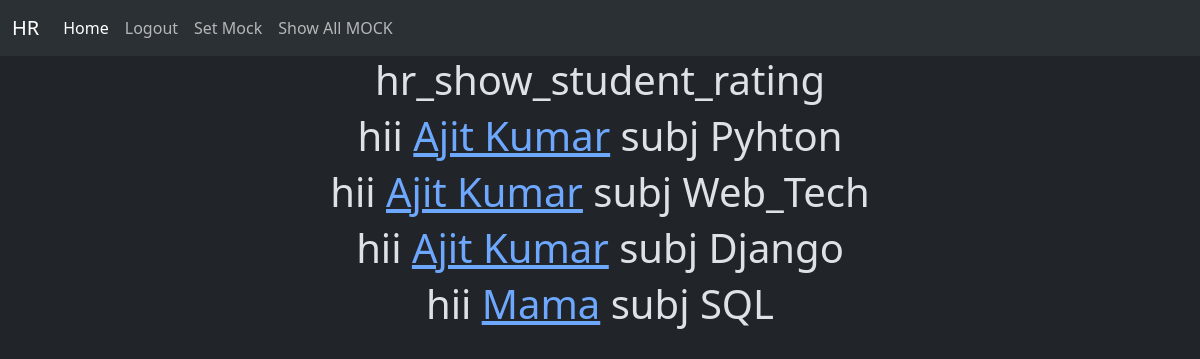
/hr/hr_show_student_ratings/ (signed in), run on the app's committed database.
### HR/models.py (models this page shows, shortened)
class Student_Ratings_Data(models.Model):
    subjects=[
        ('Pyhton',"Pyhton"),
        ('java',"java"),
        ('Web_Tech',"Web_Tech"),
        ('SQL',"SQL"),
        ('Django',"Django"),
        ('JS',"JS"),
        ('RESTAPI',"RESTAPI"),
    ]
    marks_ratings =[
        ("*","*"),
        ("1","1"),
        ("2","2"),
        ("3","3"),
    ]
    student = models.ForeignKey(User, on_delete=models.CASCADE, related_name="students")
    subject = models.CharField( max_length=50,choices=subjects)
    communication = models.CharField( max_length=50, choices=marks_ratings , default=1 )
    technical = models.CharField( max_length=50, choices=marks_ratings, default=1)
    programming = models.CharField( max_length=50, choices=marks_ratings, default=1 )
    remarks =models.CharField( max_length=550)
    conducted_by = models.ForeignKey(User, on_delete=models.CASCADE)
    conducted_on=models.DateField( auto_now=True, auto_now_add=False)

### HR/views.py (the view)
    def inner(request, *args, **kwargs):
        hr_username = request.session.get("hr_username")
        if hr_username:
            return func(request,*args,**kwargs)
        return HttpResponseRedirect(reverse('hr_login'))

### HR/views.py (called while the page is built)
def hr_login_requried(func):
    def inner(request, *args, **kwargs):
        hr_username = request.session.get("hr_username")
        if hr_username:
            return func(request,*args,**kwargs)
        return HttpResponseRedirect(reverse('hr_login'))
    return inner

@hr_login_requried
def hr_show_student_ratings(request):
    ASRO=Student_Ratings_Data.objects.all()
    d={'ASRO':ASRO}
    return render(request,'hr/hr_show_student_ratings.html',d)

### templates/hr/hr_show_student_ratings.html (shortened to what this page needs)
{% extends "hr/base.html" %}
{% block content %}
<center>
    <h1>
        hr_show_student_rating
    </h1>
    {% if ASRO %}
    {% for student in ASRO  %}
    <h1>hii <a href="{% url 'hr_show_student_ratings_indi' student.pk %}"> {{student.student.first_name}}</a> subj {{student.subject}}</h1>
    {% endfor %}
    {% endif %}
</center>
{% endblock content %}

### data on the page
Student_Ratings_Data: student.first_name "Ajit Kumar", subject "Pyhton"
Student_Ratings_Data: student.first_name "Ajit Kumar", subject "Web_Tech"
Student_Ratings_Data: student.first_name "Ajit Kumar", subject "Django"
Student_Ratings_Data: student.first_name "Mama", subject "SQL"
